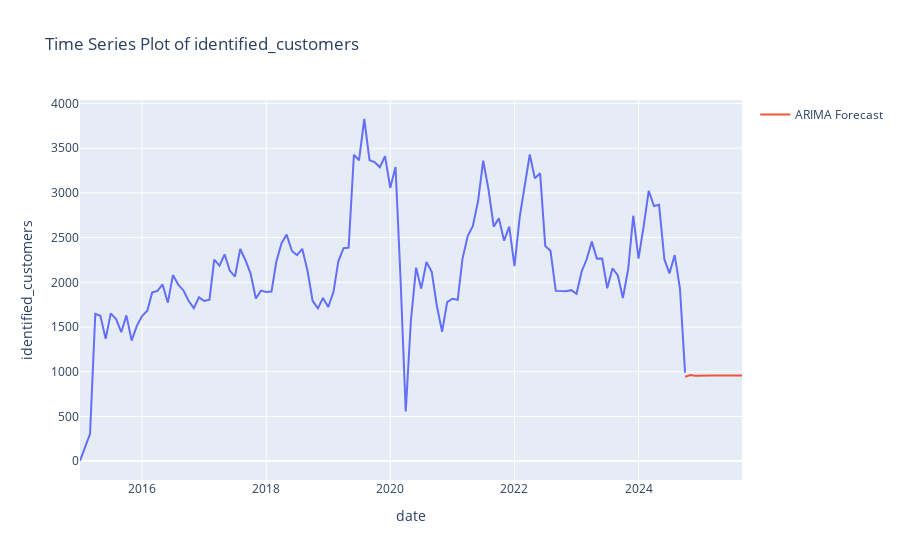
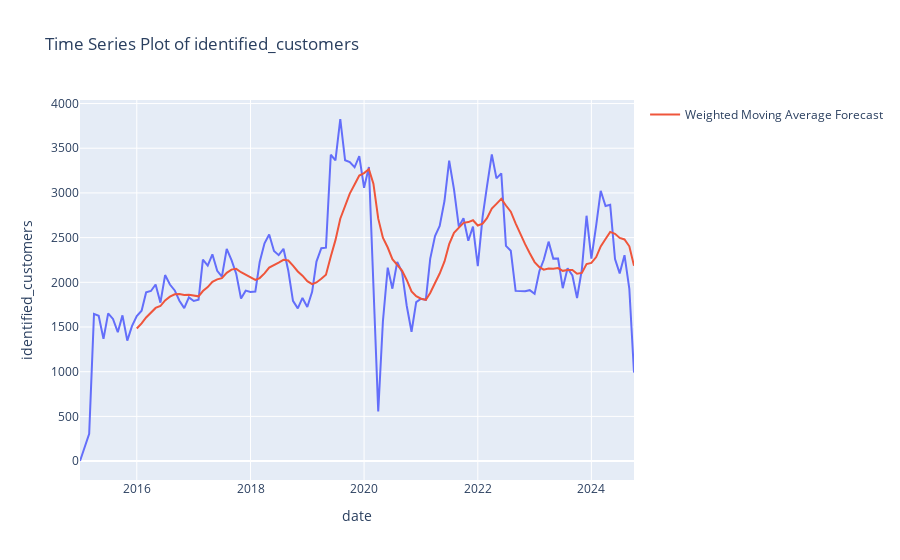
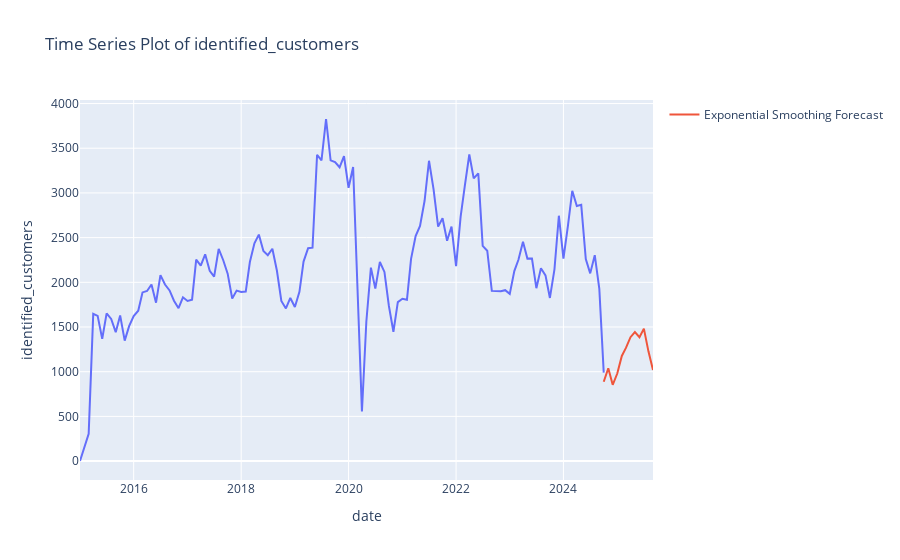
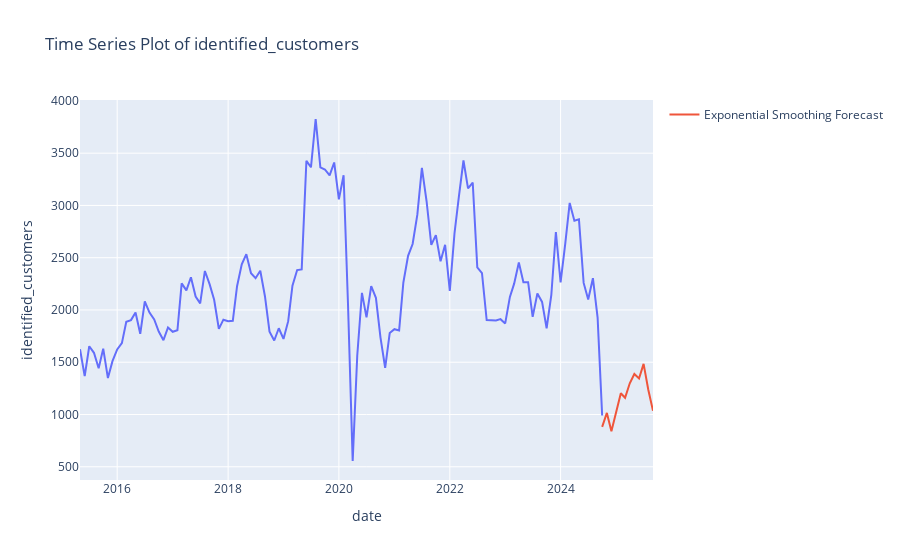

These figures' notebook cell, in order:
### Markdown cell above
This a simple interactive tool to create time series plots. There is an option to include forecasts, mostly just for fun.

### Code cell
import pandas as pd
import plotly.express as px
import plotly.graph_objects as go
import numpy as np
from statsmodels.tsa.arima.model import ARIMA
from statsmodels.tsa.holtwinters import ExponentialSmoothing

# Load your dataset
data = pd.read_csv('data/20241029_year_month_location.csv')

# Ensure date is in the right format for filtering
data['date'] = pd.to_datetime(data[['year', 'month']].assign(day=1))

# Function to create the interactive graphing tool
def create_interactive_tool(data):
    # UI inputs for user selection
    import ipywidgets as widgets
    from IPython.display import display

    # Dropdowns for selecting start and end year and month
    year_options = sorted(data['year'].unique())
    month_options = sorted(data['month'].unique())

    start_year_selector = widgets.Dropdown(options=year_options, description='Start Year')
    start_month_selector = widgets.Dropdown(options=month_options, description='Start Month')
    end_year_selector = widgets.Dropdown(options=year_options, description='End Year')
    end_month_selector = widgets.Dropdown(options=month_options, description='End Month')

    # Location selector
    location_selector = widgets.SelectMultiple(
        options=data['location'].unique(),
        description='Location(s)',
        disabled=False
    )

    # Variable selector for plotting
    variable_selector = widgets.Dropdown(
        options=['total_money', 'total_discount_money', 'total_tip_money', 'transactions', 'identified_customers', 'square_unique_ids'],
        description='Variable'
    )

    # Forecast model selector
    forecast_selector = widgets.Dropdown(
        options=['ARIMA', 'Weighted Moving Average', 'Exponential Smoothing'],
        description='Forecast'
    )

    # Button to trigger plot
    plot_button = widgets.Button(description="Plot Data")

    # Display widgets
    display(start_year_selector, start_month_selector, end_year_selector, end_month_selector,
            location_selector, variable_selector, forecast_selector, plot_button)

    # Plot function triggered by button
    def on_button_click(b):
        # Define the start and end date for filtering
        start_date = pd.to_datetime({'year': [start_year_selector.value], 'month': [start_month_selector.value], 'day': [1]})
        end_date = pd.to_datetime({'year': [end_year_selector.value], 'month': [end_month_selector.value], 'day': [1]})

        # Filter data based on widget selections
        filtered_data = data[(data['date'] >= start_date.iloc[0]) &
                             (data['date'] <= end_date.iloc[0]) &
                             (data['location'].isin(location_selector.value))]

        # Select variable for plotting
        selected_var = variable_selector.value

        # Group by date to aggregate the selected variable across locations
        time_series_data = filtered_data.groupby('date')[selected_var].sum().reset_index()

        # Plot the data
        fig = px.line(time_series_data, x='date', y=selected_var, title=f'Time Series Plot of {selected_var}')

        # Add Forecast Based on Selection
        if forecast_selector.value == 'ARIMA':
            # ARIMA Forecast
            model = ARIMA(time_series_data[selected_var], order=(1, 1, 1))  # Adjust order as needed
            model_fit = model.fit()
            forecast = model_fit.forecast(steps=12)  # Forecasting next 12 periods

            # Add forecast to plot
            forecast_dates = pd.date_range(time_series_data['date'].iloc[-1], periods=12, freq='MS')
            fig.add_trace(go.Scatter(x=forecast_dates, y=forecast, mode='lines', name='ARIMA Forecast'))

        elif forecast_selector.value == 'Weighted Moving Average':
            # Weighted Moving Average Forecast
            weights = np.arange(1, 13)  # 12-period weighted moving average
            wma_forecast = time_series_data[selected_var].rolling(window=12).apply(lambda x: np.dot(x, weights) / weights.sum(), raw=True)

            # Add forecast to plot
            fig.add_trace(go.Scatter(x=time_series_data['date'], y=wma_forecast, mode='lines', name='Weighted Moving Average Forecast'))

        elif forecast_selector.value == 'Exponential Smoothing':
            # Exponential Smoothing Forecast
            model = ExponentialSmoothing(time_series_data[selected_var], seasonal='add', seasonal_periods=12)
            model_fit = model.fit()
            forecast = model_fit.forecast(steps=12)

            # Add forecast to plot
            forecast_dates = pd.date_range(time_series_data['date'].iloc[-1], periods=12, freq='MS')
            fig.add_trace(go.Scatter(x=forecast_dates, y=forecast, mode='lines', name='Exponential Smoothing Forecast'))

        # Show the plot
        fig.show()

    # Attach the plot function to button click
    plot_button.on_click(on_button_click)

# Run the interactive tool
create_interactive_tool(data)
